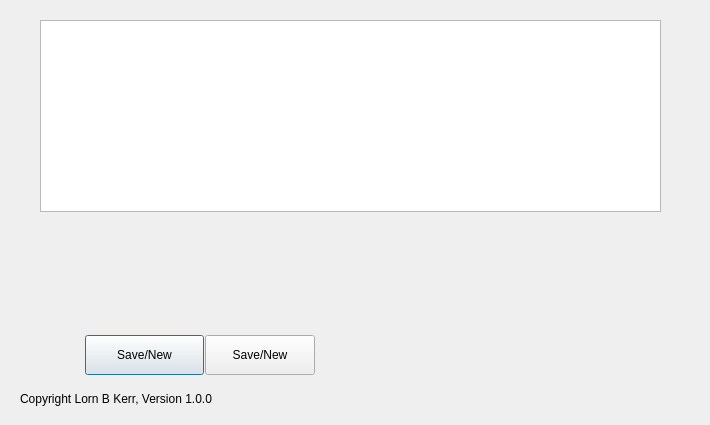
<?xml version="1.0" encoding="UTF-8"?>
<ui version="4.0">
 <class>BaseDialogTestForm</class>
 <widget class="QDialog" name="BaseDialogTestForm">
  <property name="geometry">
   <rect>
    <x>0</x>
    <y>0</y>
    <width>710</width>
    <height>425</height>
   </rect>
  </property>
  <property name="sizePolicy">
   <sizepolicy hsizetype="Fixed" vsizetype="Fixed">
    <horstretch>0</horstretch>
    <verstretch>0</verstretch>
   </sizepolicy>
  </property>
  <property name="windowTitle">
   <string>Base Dialog Test</string>
  </property>
  <widget class="QPushButton" name="save_new_button">
   <property name="geometry">
    <rect>
     <x>85</x>
     <y>335</y>
     <width>119</width>
     <height>40</height>
    </rect>
   </property>
   <property name="sizePolicy">
    <sizepolicy hsizetype="Fixed" vsizetype="Fixed">
     <horstretch>0</horstretch>
     <verstretch>0</verstretch>
    </sizepolicy>
   </property>
   <property name="toolTip">
    <string>Close the form, any unsaved changes will be lost</string>
   </property>
   <property name="text">
    <string>Save/New</string>
   </property>
  </widget>
  <widget class="QPushButton" name="save_done_button">
   <property name="geometry">
    <rect>
     <x>205</x>
     <y>335</y>
     <width>110</width>
     <height>40</height>
    </rect>
   </property>
   <property name="sizePolicy">
    <sizepolicy hsizetype="Preferred" vsizetype="Preferred">
     <horstretch>0</horstretch>
     <verstretch>0</verstretch>
    </sizepolicy>
   </property>
   <property name="toolTip">
    <string>Save the updated Conditions List</string>
   </property>
   <property name="text">
    <string>Save/New</string>
   </property>
  </widget>
  <widget class="QTableWidget" name="order_table">
   <property name="geometry">
    <rect>
     <x>40</x>
     <y>20</y>
     <width>621</width>
     <height>192</height>
    </rect>
   </property>
  </widget>
  <widget class="QLabel" name="label">
   <property name="geometry">
    <rect>
     <x>20</x>
     <y>390</y>
     <width>561</width>
     <height>18</height>
    </rect>
   </property>
   <property name="text">
    <string>Copyright Lorn B Kerr, Version 1.0.0</string>
   </property>
  </widget>
 </widget>
 <tabstops>
  <tabstop>save_done_button</tabstop>
  <tabstop>save_new_button</tabstop>
 </tabstops>
 <resources/>
 <connections/>
</ui>
